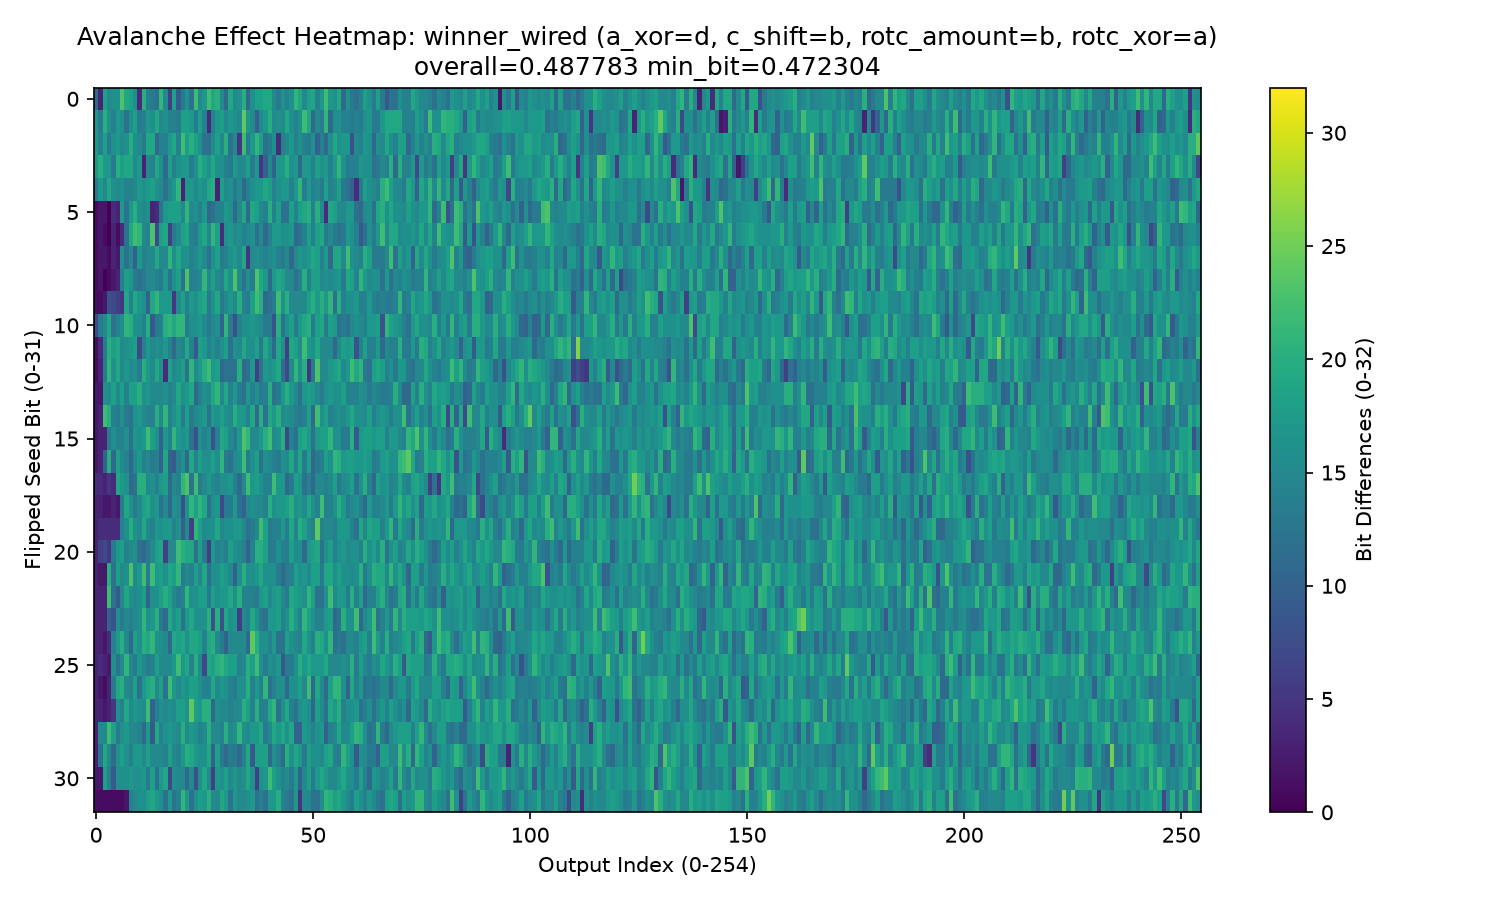

The Python source for this figure:
"""Avalanche-effect heatmap for the winning operand-position rewiring
found by operand_search.py: Wiring(a_xor_operand="d", c_shift_operand="b",
rotc_amount_source="b", rotc_xor_operand="a") -- i.e. baseline.c
(pruned_winner) with exactly one XOR operand changed:
`a = (b ^ o) ^ (cons + a)` -> `a = (d ^ o) ^ (cons + a)`.

Direct port of
../2026-8-26_operation-pruning-research/avalanche_heatmap_pruned_winner.py,
retargeted at this wiring instead of baseline.c's fixed formula, so the two
are visually and numerically comparable (same axes, same cross-check
structure). See RESULTS.md for the full per-bit table this produces.
"""

from __future__ import annotations

import argparse
import os
from pathlib import Path

import matplotlib

if not os.environ.get("DISPLAY"):
    matplotlib.use("Agg")
import matplotlib.pyplot as plt  # noqa: E402
import numpy as np  # noqa: E402

from wiring import Wiring  # noqa: E402
from wired_prng import stream  # noqa: E402

import sys  # noqa: E402
sys.path.insert(0, str(Path(__file__).parent.parent /
                       "2026-8-26_operation-pruning-research"))
from quality_gate import avalanche_stats  # noqa: E402

MASK = 0xFFFFFFFF
BASE_SEED = 1
WINNER = Wiring(a_xor_operand="d", c_shift_operand="b",
                 rotc_amount_source="b", rotc_xor_operand="a")


def rot32(n: int, r: int) -> int:
    r &= 31
    n &= MASK
    return ((n << r) | (n >> (32 - r))) & MASK


def winner_reseed(M: list[int], L: list[int]) -> int:
    """Mirrors winner_wired.c's ra_reseed()/ra_hash() exactly (identical to
    baseline.c's -- rewiring only touches ra_permutation_cycle's a/b/c
    chain, never reseed)."""
    for i in range(256):
        M[i] ^= L[i]
    new_cons = 0
    for e in range(8):
        base = e * 32
        h = 0
        for j in range(32):
            h ^= M[base + j]
        new_cons ^= (h << e) & MASK
    return new_cons & MASK


def winner_capture(seed: int, cycle: int = 1) -> list[int]:
    """Cycle `cycle`'s (1-indexed) 255-step permutation-cycle output,
    hand-rolled mirror of winner_wired.c's ra_core loop (used purely as an
    independent cross-check against wired_prng.py's stream())."""
    if cycle < 1:
        raise ValueError("cycle must be >= 1")

    M = [0] * 256
    L = [0] * 256
    for i in range(256):
        M[i] = (i * 0x06A0DD9B + 0x06A0DD9B) & MASK
        L[i] = (i * 0x9E3779B7 + 0x9E3779B7) & MASK

    cons = seed
    target_outputs = None
    for it in range(cycle):
        a, b, d = cons, it & MASK, 0
        cycle_outputs = []
        for i in range(255, 0, -1):
            o = ((M[(i + 6) & 0xFF] << 6) ^ (M[(i + 7) & 0xFF] << 7)) & MASK
            a = ((d ^ o) ^ ((cons + a) & MASK)) & MASK
            b = (((cons + a) & MASK) ^ ((o + d) & MASK)) & MASK
            c = rot32((b >> 13) ^ a, b)
            cycle_outputs.append(c)
            d = c & 0xFF
            L[i], L[d] = L[d], L[i]
        if it == cycle - 1:
            target_outputs = cycle_outputs
        cons = winner_reseed(M, L)
    return target_outputs


def stream_capture(seed: int, cycle: int) -> list[int]:
    all_values = list(stream(seed, cycle, WINNER))
    return all_values[(cycle - 1) * 255:cycle * 255]


def analyze_cycle(cycle: int):
    hand_matrix, hand_stats = compute_avalanche_matrix(
        lambda seed: winner_capture(seed, cycle)
    )
    _, stream_stats = compute_avalanche_matrix(
        lambda seed: stream_capture(seed, cycle)
    )
    if hand_stats["overall_mean_hamming_fraction"] != stream_stats["overall_mean_hamming_fraction"]:
        raise SystemExit(
            f"Cross-check FAILED at cycle {cycle}: hand-rolled capture vs. "
            f"wired_prng.py's stream() disagree -- "
            f"{hand_stats!r} != {stream_stats!r}. A bug remains."
        )
    return hand_matrix, hand_stats


def compute_avalanche_matrix(capture_fn, base_seed: int = BASE_SEED):
    baseline = capture_fn(base_seed)
    n = len(baseline)
    matrix = np.zeros((32, n), dtype=int)
    for bit in range(32):
        flipped_seed = (base_seed ^ (1 << bit)) & MASK
        mutated = capture_fn(flipped_seed)
        for i in range(n):
            matrix[bit, i] = bin(baseline[i] ^ mutated[i]).count("1")
    stats = avalanche_stats(capture_fn, base_seed)
    return matrix, stats


def plot_single(matrix, stats, out_png: Path) -> None:
    plt.figure(figsize=(10, 6))
    plt.imshow(matrix, aspect="auto", vmin=0, vmax=32)
    plt.xlabel("Output Index (0-254)")
    plt.ylabel("Flipped Seed Bit (0-31)")
    plt.title(
        "Avalanche Effect Heatmap: winner_wired (a_xor=d, c_shift=b, "
        f"rotc_amount=b, rotc_xor=a)\noverall={stats['overall_mean_hamming_fraction']:.6f} "
        f"min_bit={stats['min_bit_fraction']:.6f}"
    )
    plt.colorbar(label="Bit Differences (0-32)")
    plt.tight_layout()
    plt.savefig(out_png, dpi=150)
    print(f"Saved heatmap to {out_png}")


def plot_comparison(matrix1, stats1, matrixN, statsN, cycle: int, out_png: Path) -> None:
    fig, axes = plt.subplots(1, 2, figsize=(18, 6), sharey=True)
    for ax, matrix, title in (
        (axes[0], matrix1, f"Cycle 1 (initial state)\navalanche fraction = {stats1['overall_mean_hamming_fraction']:.6f}"),
        (axes[1], matrixN, f"Cycle {cycle}\navalanche fraction = {statsN['overall_mean_hamming_fraction']:.6f}"),
    ):
        im = ax.imshow(matrix, aspect="auto", vmin=0, vmax=32)
        ax.set_xlabel("Output Index (0-254)")
        ax.set_title(title)
    axes[0].set_ylabel("Flipped Seed Bit (0-31)")
    fig.colorbar(im, ax=axes, label="Bit Differences (0-32)", shrink=0.85)
    fig.suptitle(
        "Avalanche Effect: winner_wired (a_xor=d, c_shift=b, rotc_amount=b, "
        f"rotc_xor=a) -- cycle 1 vs. cycle {cycle}"
    )
    plt.savefig(out_png, dpi=150)
    print(f"Saved comparison heatmap to {out_png}")


def main() -> None:
    parser = argparse.ArgumentParser(description=__doc__)
    parser.add_argument("--cycle", type=int, default=1, metavar="N",
                         help="Compare cycle 1 against cycle N (N-1 reseeds first).")
    parser.add_argument("--show", action="store_true")
    args = parser.parse_args()
    if args.cycle < 1:
        parser.error("--cycle must be >= 1")

    if args.cycle == 1:
        matrix, stats = analyze_cycle(1)
        print(f"Overall avalanche fraction: {stats['overall_mean_hamming_fraction']:.6f}")
        print(f"Min per-bit fraction:       {stats['min_bit_fraction']:.6f}")
        for bit in range(32):
            print(f"  bit {bit:2d}: {stats['per_bit_fractions'][bit]:.4f}")
        out_png = Path(__file__).parent / "avalanche_heatmap_winner.png"
        plot_single(matrix, stats, out_png)
    else:
        matrix1, stats1 = analyze_cycle(1)
        matrixN, statsN = analyze_cycle(args.cycle)
        print(f"Cycle 1 overall: {stats1['overall_mean_hamming_fraction']:.6f} (min_bit={stats1['min_bit_fraction']:.6f})")
        print(f"Cycle {args.cycle} overall: {statsN['overall_mean_hamming_fraction']:.6f} (min_bit={statsN['min_bit_fraction']:.6f})")
        out_png = Path(__file__).parent / f"avalanche_heatmap_winner_cycle1_vs_cycle{args.cycle}.png"
        plot_comparison(matrix1, stats1, matrixN, statsN, args.cycle, out_png)

    if args.show:
        plt.show()


if __name__ == "__main__":
    main()
